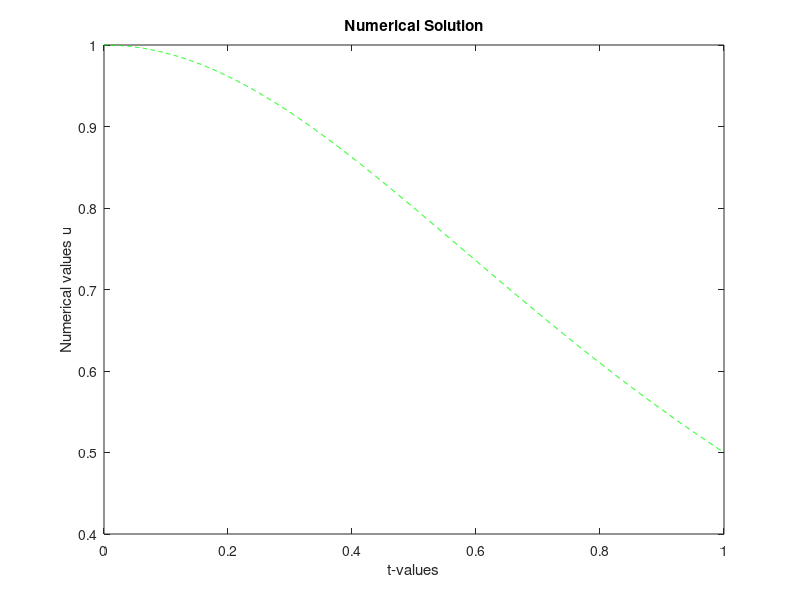
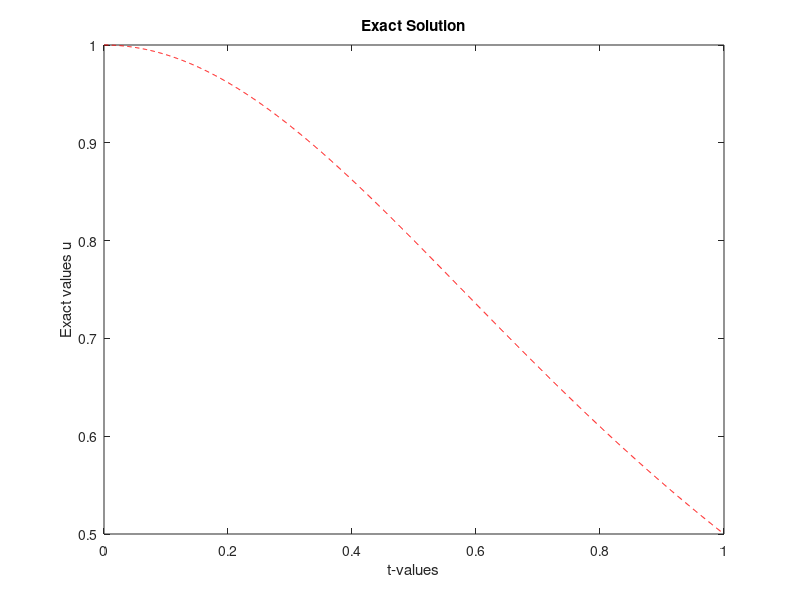
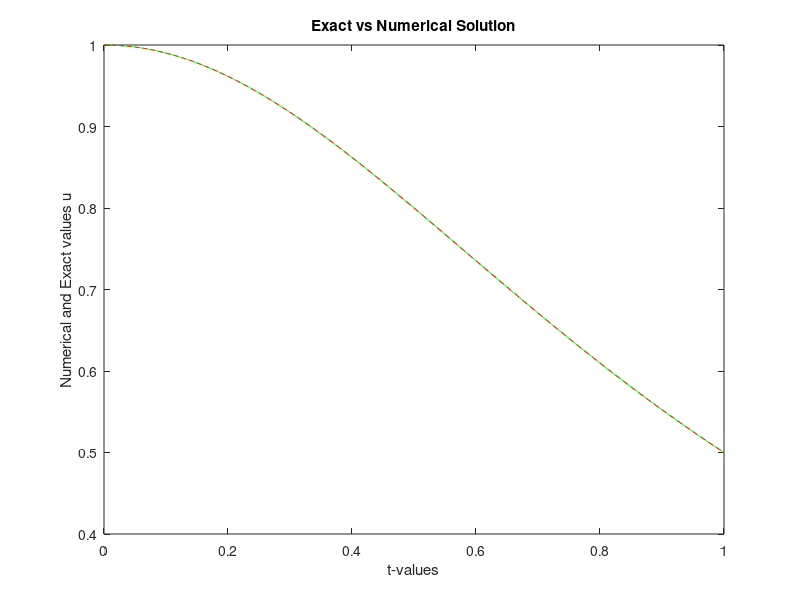

MATLAB code to generate these figures, in order:
%%%%%%%%%%%%%%%%%%%%%%%%%%%%%%%%%%%%%%%%%%%%%%%%%%%%%%%%%%%%%%%%%%%%%%%%%%%
% Numerical Solution of a Nonlinear Initial Value Problem
% using the Second-Order Explicit Runge-Kutta Method
%
% Differential Equation:
%     du/dt = -2*t*u^2
%
% Exact Solution:
%     u(t) = 1/(1+t^2)
%
% Problem Type:
%     Nonlinear Initial Value Problem (IVP)
%
% Numerical Method:
%     Second-Order Explicit Runge-Kutta (RK2) Method
%
% Language:
%     MATLAB
%
% Developed as part of the coursework for
% Numerical Methods for Ordinary Differential Equations
% M.Sc. Applied Mathematics
% South Asian University
%
% Author: Kshitij Bahukhandi
%%%%%%%%%%%%%%%%%%%%%%%%%%%%%%%%%%%%%%%%%%%%%%%%%%%%%%%%%%%%%%%%%%%%%%%%%%%

clear all;  % clear all variables in memory
  N=10; 
  for I=1:8
  H=1.0/N;
  disp('Numerical Solution for IVP second order explicit RK Method');
  disp('    ');
  fprintf('N=%4.2f, H=%6.4f\n',N,H);
  disp('  ');
  % Formation of Nodal Points
    for L=1:N+1
          T(L)=(L-1)*H;   
    end 
    % Exact Solution & RHS function
    for L=1:N+1
        EU(L)= 1.0/(1+T(L)*T(L)); 
    end
    % Initial conditions
 %   U(1)=EU(1);
    U(1)=1.0;
     tic  % CPU time starts
    % Solution at advanced time
       for L=1:N 
           T0=T(L); U0=U(L);
       %---Classical (Heun) Method
           K1= -2*H*T0*U0*U0;
           K2= -2*H*(T0+H)*(U0+K1)*(U0+K1);
           U(L+1)=U(L)+(K1+K2)/2;
       %---Optimal Method
           K1= -2*H*T0*U0*U0;
           K2= -2*H*(T0+2*H/3)*(U0+2*K1/3)*(U0+2*K1/3);
           U(L+1)=U(L)+(K1+3*K2)/4;
       %---Euler Tangent Method 
           K1= -2*H*T0*U0*U0;
           K2= -2*H*(T0+H/2)*(U0+K1/2)*(U0+K1/2);
           U(L+1)=U(L)+K2;
       end 
  % Calculate Errors
        ERU=abs(U(N+1)-EU(N+1));
     % Print errors
       fprintf('N=%4.2f, ERU=%10.4e\n',N,ERU);
  disp('  ');
  N=2*N;
  end
   toc  % CPU time ends
    % Plot the results
  figure(1);
  plot(T,U,'--g'); 
  xlabel('t-values');
  ylabel('Numerical values u');
  title('Numerical Solution')
  figure (2);
  plot(T,EU,'--r');
  xlabel('t-values');
  ylabel('Exact values u');
  title ('Exact Solution')
  figure (3);
  plot(T,U,'-g',T,EU,'--r');
  xlabel('t-values');
  ylabel('Numerical and Exact values u');
  title ('Exact vs Numerical Solution')
